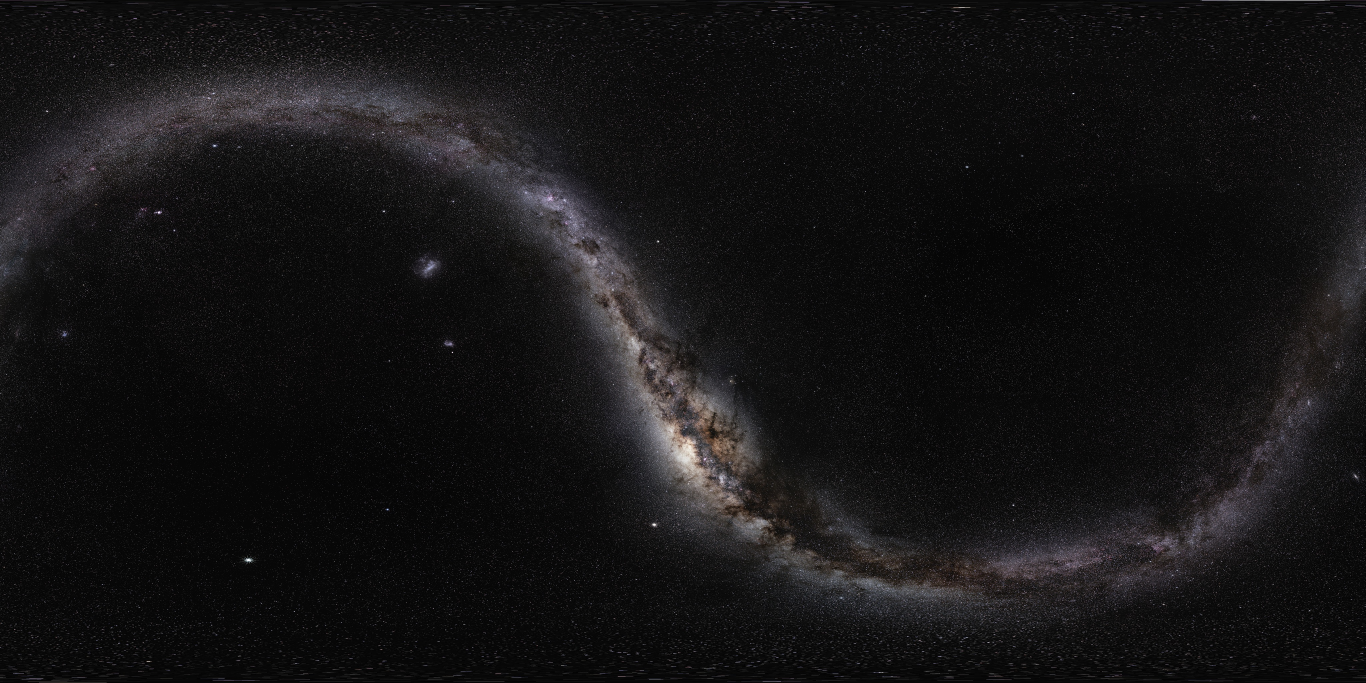
#> input picture assets/hi/milkyway_eso_reproj.jpg, 4096 x 2048 px (shown at 1/3 size)
$ python dump_tex_gray.py
#> lines starting #> are read from the running program, lines starting #| are printed output that depends on the picture
#!/usr/bin/env python3
"""Buang tekstur langit menjadi array abu-abu untuk uji orientasi Node.

Menghasilkan _tex_gray.json: { w, h, data: [0..255, ...] }
Dipakai oleh tools/test_sky_orientation.js (Node tidak punya dekoder JPEG).

Jalankan: python tools/dump_tex_gray.py
"""
import json
import os
from PIL import Image

HERE = os.path.dirname(os.path.abspath(__file__))
ROOT = os.path.dirname(HERE)
SRC = os.path.join(ROOT, 'assets', 'hi', 'milkyway_eso_reproj.jpg')
OUT = os.path.join(ROOT, '_tex_gray.json')

im = Image.open(SRC).convert('L')
# perkecil supaya berkas JSON tidak terlalu besar (tetap cukup untuk uji)
im = im.resize((1024, 512), Image.LANCZOS)
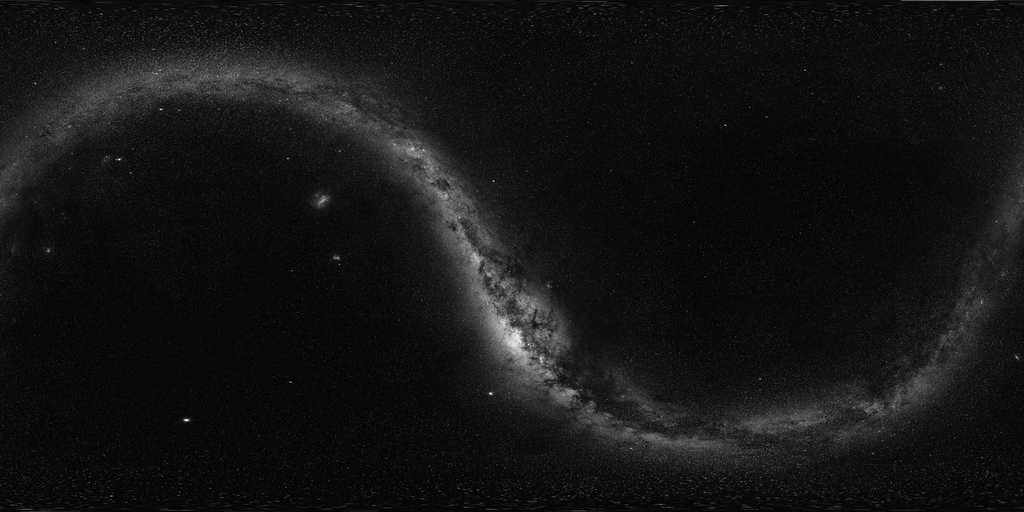
#> im: PIL image 1024x512 L; min 0, max 255, mean 20.5
w, h = im.size
#> w = 1024; h = 512
data = list(im.getdata())
#> data = 524288 items

with open(OUT, 'w', encoding='utf-8') as f:
    json.dump({'w': w, 'h': h, 'data': data}, f)

print(f'ditulis: {OUT}')
print(f'  ukuran: {w}x{h}, {len(data):,} piksel, {os.path.getsize(OUT)//1024} KB')
#|   ukuran: 1024x512, 524,288 piksel, 1930 KB
